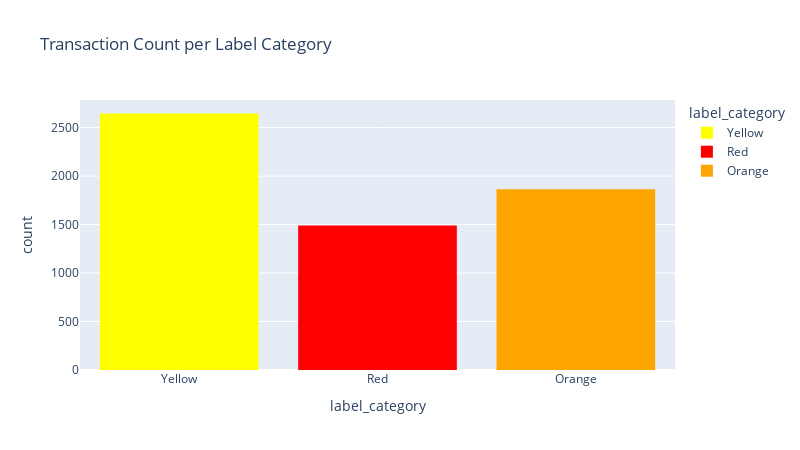

The notebook cell saved with this chart:
### Markdown cell above
### 1. Target Distribution

### Code cell
fig = px.histogram(data, x='label_category', color='label_category',
                   color_discrete_map={'Red':'red','Orange':'orange','Yellow':'yellow'},
                   title='Transaction Count per Label Category',
                   width=800, height=450)
fig.show()

### Figure 1 — Plotly figure (JSON) as saved in the notebook; plotly's stock layout.template omitted (floating-point values rounded to 4 significant figures; data arrays with more than 128 entries replaced by an {"elided": "..."} marker saying what was removed)
{"data": [{"bingroup": "x", "hovertemplate": "label_category=%{x}<br>count=%{y}<extra></extra>", "legendgroup": "Yellow", "marker": {"color": "yellow", "pattern": {"shape": ""}}, "name": "Yellow", "orientation": "v", "showlegend": true, "type": "histogram", "x": {"elided": "2645 str values"}, "xaxis": "x", "yaxis": "y"}, {"bingroup": "x", "hovertemplate": "label_category=%{x}<br>count=%{y}<extra></extra>", "legendgroup": "Red", "marker": {"color": "red", "pattern": {"shape": ""}}, "name": "Red", "orientation": "v", "showlegend": true, "type": "histogram", "x": {"elided": "1490 str values"}, "xaxis": "x", "yaxis": "y"}, {"bingroup": "x", "hovertemplate": "label_category=%{x}<br>count=%{y}<extra></extra>", "legendgroup": "Orange", "marker": {"color": "orange", "pattern": {"shape": ""}}, "name": "Orange", "orientation": "v", "showlegend": true, "type": "histogram", "x": {"elided": "1865 str values"}, "xaxis": "x", "yaxis": "y"}], "layout": {"barmode": "relative", "height": 450, "legend": {"title": {"text": "label_category"}, "tracegroupgap": 0}, "title": {"text": "Transaction Count per Label Category"}, "width": 800, "xaxis": {"anchor": "y", "categoryarray": ["Yellow", "Red", "Orange"], "categoryorder": "array", "domain": [0, 1], "title": {"text": "label_category"}}, "yaxis": {"anchor": "x", "domain": [0, 1], "title": {"text": "count"}}}}
